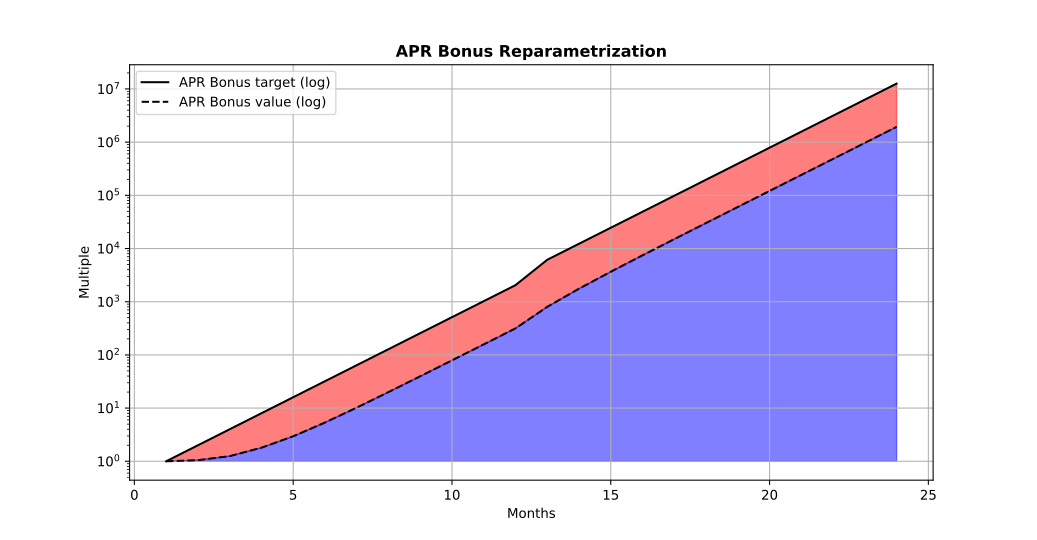

This chart was generated by the following Python code:
#!/usr/bin/env -S ipython --matplotlib=auto

#%%
import matplotlib.pyplot as pp
import numpy as np
import os

path = os.path.dirname(os.path.abspath(__file__))
path = os.path.join(path, 'apr+of.0.txt')
data = np.genfromtxt(path)
tgts = data[:,2] / 20
aprs = data[:,1] / 20
idxs = data[:,0]
ones = np.ones(data.shape[0])

pp.semilogy(idxs, tgts, color='black')
pp.semilogy(idxs, aprs, color='black', linestyle='--')
pp.fill_between(idxs, tgts, aprs, where=tgts>=0, color='r', alpha=0.5)
pp.fill_between(idxs, aprs, ones, where=aprs>=0, color='b', alpha=0.5)

pp.title('APR Bonus Reparametrization', fontweight='bold')
pp.legend(['APR Bonus target (log)', 'APR Bonus value (log)'])
pp.ylabel('Multiple')
pp.xlabel('Months')
pp.grid()

#%%
if __name__ == '__main__':
    pp.show(block=True)
